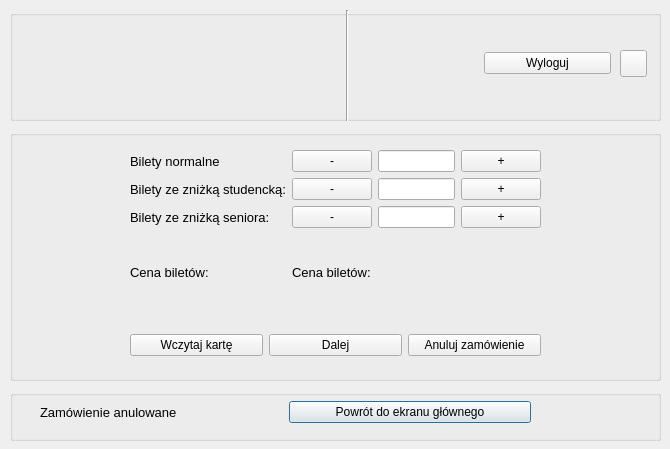
<?xml version="1.0" encoding="UTF-8"?>
<ui version="4.0">
 <class>NumberReservedTickets</class>
 <widget class="QDialog" name="NumberReservedTickets">
  <property name="geometry">
   <rect>
    <x>0</x>
    <y>0</y>
    <width>670</width>
    <height>449</height>
   </rect>
  </property>
  <property name="windowTitle">
   <string>Dialog</string>
  </property>
  <widget class="QGroupBox" name="groupBox_info">
   <property name="geometry">
    <rect>
     <x>10</x>
     <y>390</y>
     <width>651</width>
     <height>51</height>
    </rect>
   </property>
   <property name="title">
    <string/>
   </property>
   <widget class="QWidget" name="layoutWidget_4">
    <property name="geometry">
     <rect>
      <x>30</x>
      <y>10</y>
      <width>491</width>
      <height>25</height>
     </rect>
    </property>
    <layout class="QHBoxLayout" name="horizontalLayout_4">
     <item>
      <widget class="QLabel" name="label_info_cancel">
       <property name="font">
        <font>
         <pointsize>10</pointsize>
        </font>
       </property>
       <property name="text">
        <string>Zamówienie anulowane</string>
       </property>
      </widget>
     </item>
     <item>
      <widget class="QPushButton" name="pushButton_cancel_2">
       <property name="text">
        <string>Powrót do ekranu głównego</string>
       </property>
      </widget>
     </item>
    </layout>
   </widget>
  </widget>
  <widget class="QGroupBox" name="groupBox_menu">
   <property name="geometry">
    <rect>
     <x>10</x>
     <y>10</y>
     <width>651</width>
     <height>111</height>
    </rect>
   </property>
   <property name="title">
    <string/>
   </property>
   <widget class="QLabel" name="label_logo_4">
    <property name="geometry">
     <rect>
      <x>10</x>
      <y>10</y>
      <width>321</width>
      <height>91</height>
     </rect>
    </property>
    <property name="text">
     <string/>
    </property>
   </widget>
   <widget class="Line" name="line_4">
    <property name="geometry">
     <rect>
      <x>322</x>
      <y>0</y>
      <width>31</width>
      <height>121</height>
     </rect>
    </property>
    <property name="orientation">
     <enum>Qt::Vertical</enum>
    </property>
   </widget>
   <widget class="QWidget" name="layoutWidget_5">
    <property name="geometry">
     <rect>
      <x>340</x>
      <y>40</y>
      <width>261</width>
      <height>27</height>
     </rect>
    </property>
    <layout class="QHBoxLayout" name="horizontalLayout_5">
     <item>
      <widget class="QLabel" name="label_user_5">
       <property name="font">
        <font>
         <pointsize>11</pointsize>
        </font>
       </property>
       <property name="text">
        <string/>
       </property>
      </widget>
     </item>
     <item>
      <widget class="QPushButton" name="pushButton_logout_2">
       <property name="text">
        <string>Wyloguj</string>
       </property>
      </widget>
     </item>
    </layout>
   </widget>
   <widget class="QPushButton" name="pushButton_back_2">
    <property name="geometry">
     <rect>
      <x>610</x>
      <y>40</y>
      <width>27</width>
      <height>27</height>
     </rect>
    </property>
    <property name="text">
     <string/>
    </property>
   </widget>
  </widget>
  <widget class="QGroupBox" name="groupBoxlogin">
   <property name="geometry">
    <rect>
     <x>10</x>
     <y>130</y>
     <width>651</width>
     <height>251</height>
    </rect>
   </property>
   <property name="title">
    <string/>
   </property>
   <widget class="QWidget" name="layoutWidget_6">
    <property name="geometry">
     <rect>
      <x>120</x>
      <y>190</y>
      <width>411</width>
      <height>51</height>
     </rect>
    </property>
    <layout class="QHBoxLayout" name="horizontalLayout_6">
     <item>
      <widget class="QPushButton" name="pushButton_card_scan">
       <property name="text">
        <string>Wczytaj kartę</string>
       </property>
      </widget>
     </item>
     <item>
      <widget class="QPushButton" name="pushButton_next">
       <property name="text">
        <string>Dalej</string>
       </property>
      </widget>
     </item>
     <item>
      <widget class="QPushButton" name="pushButton_cancel">
       <property name="text">
        <string>Anuluj zamówienie</string>
       </property>
      </widget>
     </item>
    </layout>
   </widget>
   <widget class="QLabel" name="label_2">
    <property name="geometry">
     <rect>
      <x>131</x>
      <y>142</y>
      <width>16</width>
      <height>16</height>
     </rect>
    </property>
    <property name="font">
     <font>
      <pointsize>10</pointsize>
     </font>
    </property>
    <property name="text">
     <string/>
    </property>
   </widget>
   <widget class="QLabel" name="label_3">
    <property name="geometry">
     <rect>
      <x>131</x>
      <y>91</y>
      <width>16</width>
      <height>16</height>
     </rect>
    </property>
    <property name="font">
     <font>
      <pointsize>10</pointsize>
     </font>
    </property>
    <property name="text">
     <string/>
    </property>
   </widget>
   <widget class="QLabel" name="label">
    <property name="geometry">
     <rect>
      <x>131</x>
      <y>40</y>
      <width>16</width>
      <height>16</height>
     </rect>
    </property>
    <property name="font">
     <font>
      <pointsize>10</pointsize>
     </font>
    </property>
    <property name="text">
     <string/>
    </property>
   </widget>
   <widget class="QWidget" name="layoutWidget">
    <property name="geometry">
     <rect>
      <x>120</x>
      <y>20</y>
      <width>411</width>
      <height>161</height>
     </rect>
    </property>
    <layout class="QGridLayout" name="gridLayout">
     <item row="0" column="0">
      <widget class="QLabel" name="label_n">
       <property name="font">
        <font>
         <pointsize>10</pointsize>
        </font>
       </property>
       <property name="text">
        <string>Bilety normalne</string>
       </property>
      </widget>
     </item>
     <item row="0" column="1">
      <widget class="QPushButton" name="pushButton_minus_normal">
       <property name="text">
        <string>-</string>
       </property>
      </widget>
     </item>
     <item row="0" column="2">
      <widget class="QLineEdit" name="lineEdit_number_normal"/>
     </item>
     <item row="0" column="3">
      <widget class="QPushButton" name="pushButton_plus_normal">
       <property name="text">
        <string>+</string>
       </property>
      </widget>
     </item>
     <item row="1" column="0">
      <widget class="QLabel" name="label_number_student_ticket">
       <property name="font">
        <font>
         <pointsize>10</pointsize>
        </font>
       </property>
       <property name="text">
        <string>Bilety ze zniżką studencką:</string>
       </property>
      </widget>
     </item>
     <item row="1" column="1">
      <widget class="QPushButton" name="pushButton_minus_student">
       <property name="text">
        <string>-</string>
       </property>
      </widget>
     </item>
     <item row="1" column="2">
      <widget class="QLineEdit" name="lineEdit_number_student"/>
     </item>
     <item row="1" column="3">
      <widget class="QPushButton" name="pushButton_plus_student">
       <property name="text">
        <string>+</string>
       </property>
      </widget>
     </item>
     <item row="2" column="0">
      <widget class="QLabel" name="label_allticketsprice_3">
       <property name="font">
        <font>
         <pointsize>10</pointsize>
        </font>
       </property>
       <property name="text">
        <string>Bilety ze zniżką seniora:</string>
       </property>
      </widget>
     </item>
     <item row="2" column="1">
      <widget class="QPushButton" name="pushButton_minus_senior">
       <property name="text">
        <string>-</string>
       </property>
      </widget>
     </item>
     <item row="2" column="2">
      <widget class="QLineEdit" name="lineEdit_number_senior"/>
     </item>
     <item row="2" column="3">
      <widget class="QPushButton" name="pushButton_plus_senio">
       <property name="text">
        <string>+</string>
       </property>
      </widget>
     </item>
     <item row="3" column="0">
      <widget class="QLabel" name="label_total_price">
       <property name="font">
        <font>
         <pointsize>10</pointsize>
        </font>
       </property>
       <property name="text">
        <string>Cena biletów:</string>
       </property>
      </widget>
     </item>
     <item row="3" column="1">
      <widget class="QLabel" name="label_total_price_2">
       <property name="font">
        <font>
         <pointsize>10</pointsize>
        </font>
       </property>
       <property name="text">
        <string>Cena biletów:</string>
       </property>
      </widget>
     </item>
    </layout>
   </widget>
  </widget>
 </widget>
 <resources/>
 <connections/>
</ui>
